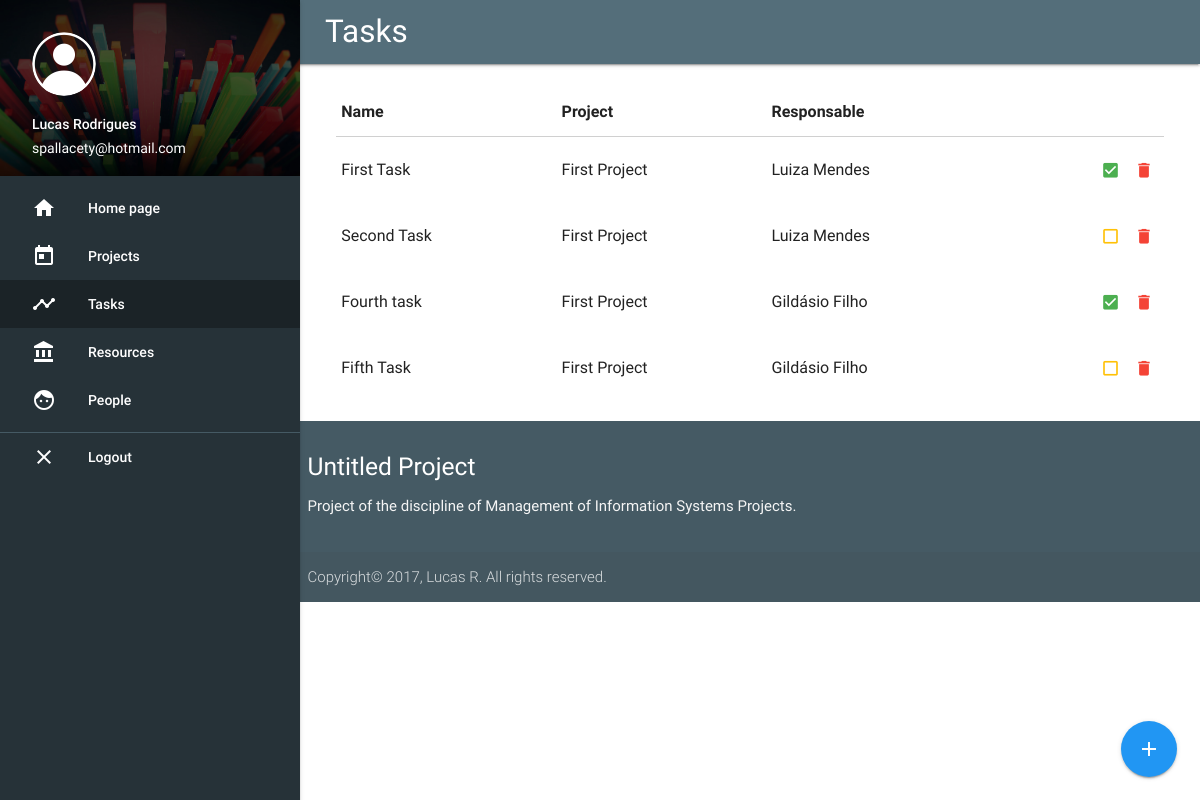
Page /tasks/ (signed in) on the committed database.
### core/models.py (models this page shows, shortened)
class Task(models.Model):
  name = models.CharField(max_length=128)
  responsable = models.ForeignKey(Person, related_name='tasks', on_delete=models.CASCADE)
  project = models.ForeignKey(Project, related_name='tasks', on_delete=models.CASCADE)
  done = models.BooleanField(default=False)

class Project(models.Model):
  name = models.CharField(max_length=128)
  manager = models.ForeignKey(User, related_name='projects', on_delete=models.CASCADE)
  description = models.TextField()
  start_date = models.DateField()
  end_date = models.DateField()

class Person(models.Model):
  name = models.CharField(max_length=128)
  salary = models.IntegerField()
  function = models.CharField(max_length=128)
  owner = models.ForeignKey(User, related_name='people', on_delete=models.CASCADE)

### core/views.py (the view)
# urls.py: url(r'^tasks/$', tasks, name='tasks'),
@login_required
def tasks(request):
  config = MetaConfig(title="Tasks", active_class="tasks")
  people = Person.objects.filter(owner=request.user)
  projects = Project.objects.filter(manager=request.user)
  tasks = Task.objects.filter(project__in=projects)
  return render(request, 'tasks.html', {'tasks': tasks,
                                             'projects': projects,
                                             'people': people,
                                             'user': get_current_user(request),
                                             'config': config})

### core/views.py (called while the page is built)
@login_required
def get_current_user(request):
  return request.user

### core/templates/tasks.html (shortened to what this page needs)
{% extends 'base.html' %}
{% block content %}
<br>
<div class="row">
  <div class="col s12">
    <table class="highlight">
      <thead>
      <tr>
        <th>Name</th>
        <th>Project</th>
        <th>Responsable</th>
      </tr>
      </thead>
      <tbody>
      {% if tasks %}
      {% for task in tasks %}
      <tr>
        <td>{{task.name}}</td>
        <td>{{task.project.name}}</td>
        <td>{{task.responsable.name}}</td>
        <td class="row vallign right-align">
          <div class="btn-group-h">
            {% if not task.done %}
            <a href="{% url 'check_task' task.id %}" class="btn-flat img-btn tooltipped" data-position="bottom"
               data-delay="50"
               data-tooltip="Check"><i class="material-icons amber-text">check_box_outline_blank</i></a>
            {% else %}
            <a href="{% url 'uncheck_task' task.id %}" class="btn-flat img-btn tooltipped" data-position="bottom"
               data-delay="50"
               data-tooltip="Uncheck"><i class="material-icons green-text">check_box</i></a>
            {% endif %}
            <a href="{% url 'delete_task' task.id %}" class="btn-flat img-btn tooltipped" data-position="bottom"
               data-delay="50"
               data-tooltip="Delete"><i class="material-icons red-text">delete</i></a>
          </div>
        </td>
      </tr>
      {% endfor %}
      {% else %}
      <td colspan="4" class="center">Nothing to show.</td>
      {% endif %}
      </tbody>
    </table>
  </div>
</div>
<div class="fixed-action-btn horizontal">
  <a class="btn-floating btn-large blue modal-trigger" href="#new_task">
    <i class="large material-icons">add</i>
  </a>
</div>
{% endblock %}

### core/templates/base.html (shortened to what this page needs)
{% load staticfiles %}
<html lang="pt-br">
<head>
  <link href="{% static 'css/materialize.css' %}" type="text/css" rel="stylesheet" media="screen,projection"/>
  <link href="{% static 'css/style.css' %}" type="text/css" rel="stylesheet" media="screen,projection"/>
</head>
<body>
<nav class="blue-grey darken-1" role="navigation">
  <a href="#" class="brand-logo content">{{ config.title }}</a>
  <ul id="slide-out" class="side-nav fixed blue-grey darken-4">
    <li>
      <div class="userView">
        <div class="background">
          <img class="responsive-img" src="{% static 'images/bg-nav.jpg' %}">
        </div>
        <span><img class="circle" src="{% static 'images/profile.png' %}"></span>
        <span class="white-text name">{{ user.first_name }}</span>
        <span class="white-text email">{{ user.email }}</span>
      </div>
    </li>
    <li class="{% if config.active_class == 'index' %}active{% endif %}"><a
        class="waves-effect white-text" href="/"><i class="material-icons white-text">home</i>Home page</a>
    </li>
    <li class="{% if config.active_class == 'projects' %}active{% endif %}"><a
        class="waves-effect white-text" href="{% url 'projects' %}"><i class="material-icons white-text">today</i>Projects</a>
    </li>
    <li class="{% if config.active_class == 'tasks' %}active{% endif %}"><a
        class="waves-effect white-text" href="{% url 'tasks' %}"><i class="material-icons white-text">timeline</i>Tasks</a>
    </li>
    <li class="{% if config.active_class == 'resources' %}active{% endif %}"><a
        class="waves-effect white-text" href="{% url 'resources' %}"><i class="material-icons white-text">account_balance</i>Resources</a>
    </li>
    <li class="{% if config.active_class == 'people' %}active{% endif %}"><a class="waves-effect white-text"
                                                                             href="{% url 'people' %}"><i
        class="material-icons white-text">face</i>People</a></li>
    <li><div class="divider blue-grey darken-2"></div></li>
    <li><a class="waves-effect white-text" href="{% url 'logout' %}"><i class="material-icons white-text">close</i>Logout</a></li>
  </ul>
</nav>
<div class="content">
  {% block content %}
  {% endblock %}
</div>
<footer class="page-footer blue-grey darken-2">
  <div class="container">
    <div class="row">
      <div class="col">
        <h5 class="white-text">Untitled Project</h5>
        <p class="grey-text text-lighten-4">Project of the discipline of Management of Information Systems Projects.</p>
      </div>
    </div>
  </div>
  <div class="footer-copyright">
    <div class="container">
      Copyright© 2017, Lucas R. All rights reserved.
    </div>
  </div>
</footer>
</body>
</html>

### core/static/css/style.css (style rules this page uses)
header, main, footer { padding-left: 150px; }
@media only screen and (min-width: 993px) { .content { margin-left: 325px; margin-right: 25px; } }
nav ul li.active { background-color: rgba(0, 0, 0, 0.3) !important; }
td a { display: block; }
.img-btn { padding: 0 5px; background-color: transparent; }

### rows in the picture
Task: name "First Task", project.name "First Project", responsable.name "Luiza Mendes", done True (drawn)
Task: name "Second Task", project.name "First Project", responsable.name "Luiza Mendes", done False (drawn)
Task: name "Fourth task", project.name "First Project", responsable.name "Gildásio Filho", done True (drawn)
Task: name "Fifth Task", project.name "First Project", responsable.name "Gildásio Filho", done False (drawn)

### other values in the picture
{{ config.title }} "Tasks"
{{ user.first_name }} "Lucas Rodrigues"
{{ user.email }} "spallacety@hotmail.com"
